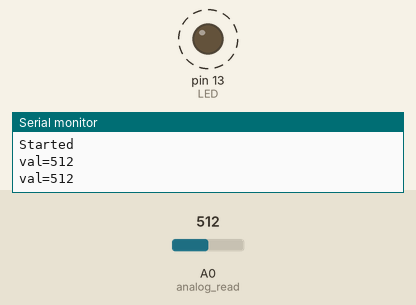
Simulated run of this sketch. Board: Arduino Uno, built with avr-gcc and run on an emulated ATmega328P. On the bench: output pins drawn as LEDs (lit = HIGH), the last lines printed to the serial monitor. Dashed ring = blinking. Inputs (shaded band) come from the test bench; at power-on: A0 (analog_read) = 512.

Above: at 1.8 s.
1.9 s: A0 (analog_read) set to 306
At 2.2 s:
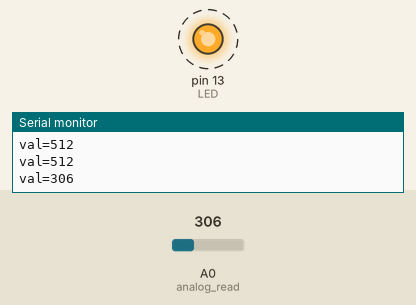
5.4 s: A0 (analog_read) set to 122
At 5.56 s:
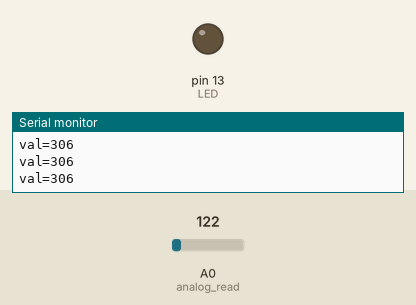
Timing chart, 0 to 14.9 s (numbered marks = the images above; inputs shaded):
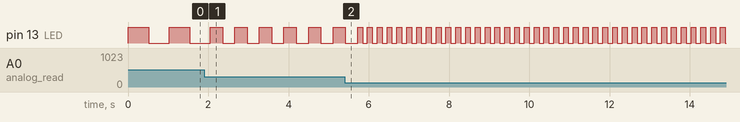

Measured:
- after the input at 1.9 s, pin 13 (LED): alternates HIGH for 0.31 s and LOW for 0.31 s, starting after 0.46 s
- by itself, pin 13 (LED): alternates HIGH for 0.51 s and LOW for 0.51 s

The sketch:

D_14_v_3_0_e_2_Cds_LED.ino
```cpp
/*
  File: D_14_v_2_0_e_2
  Loc: Banzi.55

  Behavior:
  Ports used:
        13  => Output
  Date: 2013/05/28 11:36:26

  Memo:

*/
/*****************************************
*  Variables: Non-const
******************************************/
int val = 0;
char dtostrfbuffer[15];

/*****************************************
*  Variables: Const
******************************************/
const int LED = 13;
const int analog_read = 0;

const float source_voltage = 4.96;
const int max_range = 1023;

/*****************************************
*  Methods: Basics
******************************************/
void setup()                    // run once, when the sketch starts
{
    Serial.begin(9600);           // set up Serial library at 9600 bps

  //  Serial.println("Hello world!");  // prints hello with ending line break
    Serial.println("Started");  // prints hello with ending line break

    pinMode(LED, OUTPUT);

}

void loop()                       // run over and over again
{
    val = analogRead(analog_read);

    Serial.print("val=");
    Serial.println(String(val));
//    Serial.println(dtostrf((val * source_voltage / max_range), 4, 2, dtostrfbuffer));

    digitalWrite(LED, HIGH);
    delay(val);

    digitalWrite(LED, LOW);
    delay(val);

}//void loop()
```
